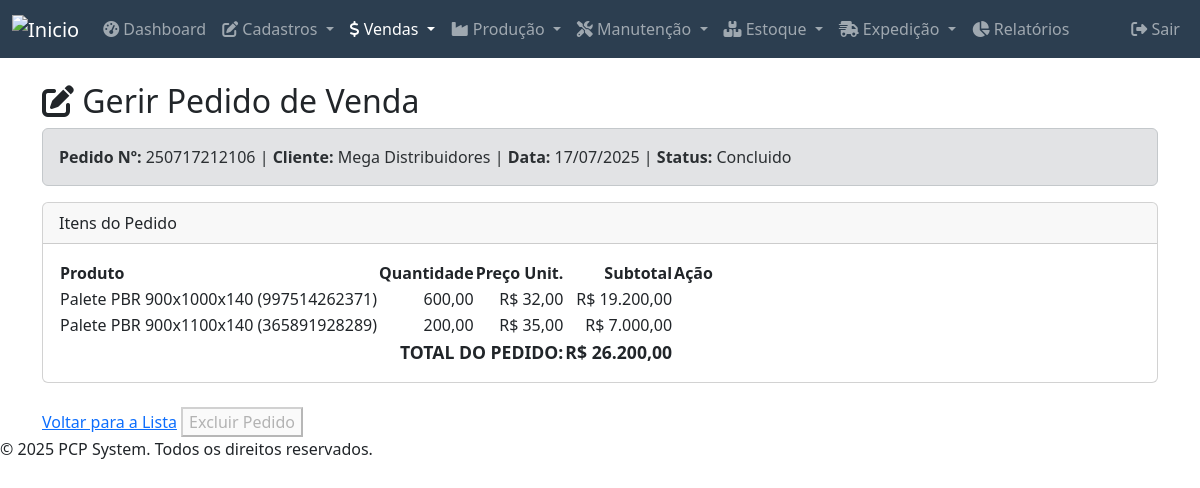
Page /modules/pedidos_venda/editar.php?id=13 (signed in) on the committed database.
### tables this page shows
CREATE TABLE `pedidos_venda` (
  `id` int(11) NOT NULL,
  `cliente_id` int(11) NOT NULL,
  `numero_pedido` varchar(50) DEFAULT NULL,
  `data_pedido` date NOT NULL,
  `data_previsao_entrega` date DEFAULT NULL,
  `data_entrega` datetime DEFAULT NULL,
  `status` enum('Aguardando Itens','Aguardando Aprovacao','Aprovado','Em Producao','Concluido','Cancelado') NOT NULL DEFAULT 'Aguardando Itens',
  `valor_total` decimal(10,2) NOT NULL DEFAULT 0.00,
  `observacoes` text DEFAULT NULL,
  `created_at` timestamp NOT NULL DEFAULT current_timestamp(),
  `updated_at` timestamp NOT NULL DEFAULT current_timestamp() ON UPDATE current_timestamp(),
  `deleted_at` datetime DEFAULT NULL
);

CREATE TABLE `fornecedores_clientes_lookup` (
  `id` int(11) NOT NULL,
  `nome` varchar(100) NOT NULL,
  `tipo` enum('fornecedor','cliente','ambos') DEFAULT 'fornecedor',
  `cnpj` varchar(18) DEFAULT NULL,
  `contato` varchar(100) DEFAULT NULL,
  `email` varchar(100) DEFAULT NULL,
  `telefone` varchar(20) DEFAULT NULL,
  `endereco` text DEFAULT NULL,
  `observacoes` text DEFAULT NULL,
  `deleted_at` datetime DEFAULT NULL
);

CREATE TABLE `pedidos_venda_itens` (
  `id` int(11) NOT NULL,
  `pedido_venda_id` int(11) NOT NULL,
  `produto_id` int(11) NOT NULL,
  `quantidade` decimal(10,2) NOT NULL,
  `preco_unitario` decimal(10,2) NOT NULL,
  `subtotal` decimal(10,2) NOT NULL,
  `op_gerada_id` int(11) DEFAULT NULL COMMENT 'ID da OP gerada para este item',
  `deleted_at` datetime DEFAULT NULL
);

CREATE TABLE `produtos` (
  `id` int(11) NOT NULL,
  `nome` varchar(40) NOT NULL,
  `codigo` varchar(20) NOT NULL,
  `descricao` varchar(40) NOT NULL,
  `unidade_medida` varchar(10) NOT NULL,
  `estoque_minimo` decimal(10,2) DEFAULT NULL,
  `estoque_atual` decimal(10,2) DEFAULT NULL,
  `estoque_empenhado` decimal(10,2) NOT NULL DEFAULT 0.00,
  `estoque_expedicao` decimal(10,2) NOT NULL DEFAULT 0.00,
  `grupo` varchar(30) NOT NULL,
  `subgrupo` varchar(30) NOT NULL,
  `modelo` varchar(20) DEFAULT NULL,
  `acabamento` varchar(20) DEFAULT NULL,
  `familia` varchar(20) DEFAULT NULL,
  `desenho` varchar(20) DEFAULT NULL,
  `velocidade` decimal(10,2) NOT NULL,
  `perimetro_mm` decimal(10,2) DEFAULT NULL,
  `area_perfil_mm2` decimal(10,2) DEFAULT NULL,
  `codigo2` varchar(20) DEFAULT NULL,
  `unidade_medida2` varchar(5) DEFAULT NULL,
  `espessura` decimal(10,2) NOT NULL,
  `largura` decimal(10,2) NOT NULL,
  `comprimento` decimal(10,2) DEFAULT NULL,
  `altura_embalagem` int(11) DEFAULT NULL,
  `largura_embalagem` int(11) DEFAULT NULL,
  `pecas_por_embalagem` int(11) DEFAULT NULL,
  `pecas_por_fardo` int(11) DEFAULT NULL,
  `deleted_at` datetime DEFAULT NULL
);

### public_html/modules/pedidos_venda/editar.php (the view, shortened to what this page needs)
<?php
$conn = connectDB();
$pedido_id = filter_input(INPUT_GET, 'id', FILTER_VALIDATE_INT);
$sql_pedido = "SELECT pv.*, fc.nome as cliente_nome, fc.cnpj
               FROM pedidos_venda pv
               JOIN fornecedores_clientes_lookup fc ON pv.cliente_id = fc.id
               WHERE pv.id = ?";
$pedido = $conn->execute_query($sql_pedido, [$pedido_id])->fetch_assoc();
$itens = $conn->execute_query("SELECT pvi.*, p.nome as produto_nome, p.codigo as produto_codigo FROM pedidos_venda_itens pvi JOIN produtos p ON pvi.produto_id = p.id WHERE pvi.pedido_venda_id = ? AND pvi.deleted_at IS NULL", [$pedido_id])->fetch_all(MYSQLI_ASSOC);
require_once __DIR__ . '/../../includes/header.php';
?>
<div class="container mt-4">
    <h2><i class="fas fa-edit"></i> Gerir Pedido de Venda</h2>
    <div class="alert alert-secondary">
        <strong>Pedido Nº:</strong> <?php echo htmlspecialchars($pedido['numero_pedido']); ?> |
        <strong>Cliente:</strong> <?php echo htmlspecialchars($pedido['cliente_nome']); ?> |
        <strong>Data:</strong> <?php echo date('d/m/Y', strtotime($pedido['data_pedido'])); ?> |
        <strong>Status:</strong> <span class="status-<?php echo strtolower(str_replace(' ', '-', $pedido['status'])); ?>"><?php echo htmlspecialchars($pedido['status']); ?></span>
    </div>
    <div class="card">
        <div class="card-header">Itens do Pedido</div>
        <div class="card-body">
            <table>
                <thead>
                    <tr>
                        <th>Produto</th>
                        <th class="text-end">Quantidade</th>
                        <th class="text-end">Preço Unit.</th>
                        <th class="text-end">Subtotal</th>
                        <th>Ação</th>
                    </tr>
                </thead>
                <tbody id="itens_pedido_body">
                    <?php foreach ($itens as $item): ?>
                    <tr>
                        <td><?php echo htmlspecialchars($item['produto_nome'] . ' (' . $item['produto_codigo'] . ')'); ?></td>
                        <td class="text-end"><?php echo number_format($item['quantidade'], 2, ',', '.'); ?></td>
                        <td class="text-end">R$ <?php echo number_format($item['preco_unitario'], 2, ',', '.'); ?></td>
                        <td class="text-end">R$ <?php echo number_format($item['subtotal'], 2, ',', '.'); ?></td>
                        <td>
                        </td>
                    </tr>
                    <?php endforeach; ?>
                </tbody>
                <tfoot>
                    <tr style="font-weight: bold; font-size: 1.1em;">
                        <td colspan="3" class="text-end">TOTAL DO PEDIDO:</td>
                        <td class="text-end" id="total_pedido_display">R$ <?php echo number_format($pedido['valor_total'], 2, ',', '.'); ?></td>
                        <td></td>
                    </tr>
                </tfoot>
            </table>
        </div>
    </div>
    <div class="mt-4 d-flex justify-content-between align-items-center">
        <div>
            <a href="index.php" class="button button-clear">Voltar para a Lista</a>
            <?php
            $is_deletable = !in_array($pedido['status'], ['Concluido', 'Cancelado']);
            ?>
            <button type="button" class="button delete" <?php echo $is_deletable ? '' : 'disabled'; ?> onclick="showDeleteModal('pedidos_venda', <?php echo $pedido['id']; ?>)">Excluir Pedido</button>
        </div>
    </div>
</div>
<?php
require_once __DIR__ . '/../../includes/footer.php';
?>

### rows in the picture
pedidos_venda: numero_pedido "250717212106", fornecedores_clientes_lookup.nome "Mega Distribuidores", data_pedido "17/07/2025", status "Concluido", valor_total "26.200,00"
pedidos_venda_itens: produto.codigo "Palete PBR 900x1000x140 (997514262371)", quantidade "600,00", preco_unitario "32,00", subtotal "19.200,00"
pedidos_venda_itens: produto.codigo "Palete PBR 900x1100x140 (365891928289)", quantidade "200,00", preco_unitario "35,00", subtotal "7.000,00"
